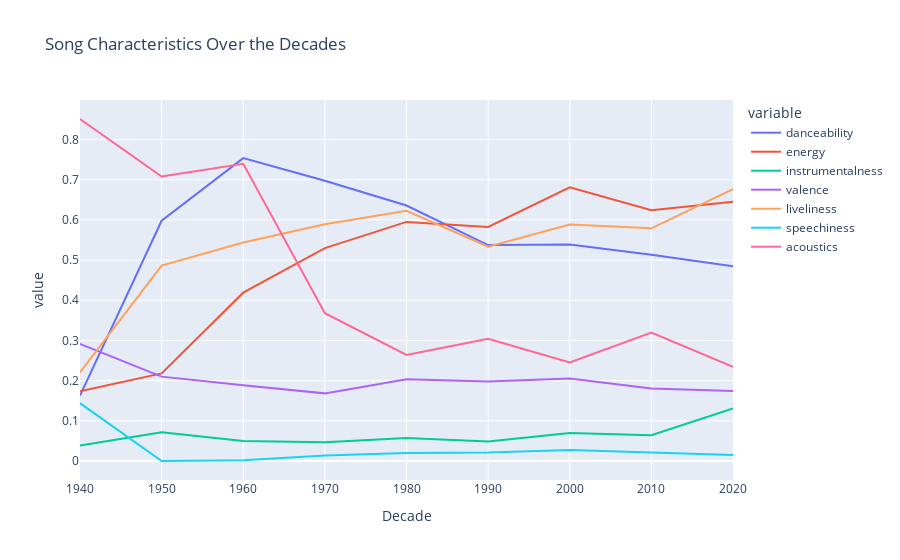

Notebook code cell kept with this figure:
### Code cell
sound_features = ['danceability', 'energy', 'instrumentalness', 'valence', 'liveliness', 'speechiness', 'acoustics']
col_names = ['Decade']
col_names.extend(sound_features)

df_music_features = (df.sample(.2, seed=42)
                       .groupBy(F.round(F.year(df.Release_date), -1))
                       .agg({feature: 'mean' for feature in sound_features})
                       .toDF(*col_names)
                       .orderBy('Decade')
                       .toPandas()
                       .dropna(axis=0)
                    )
fig = px.line(df_music_features, x='Decade', y=sound_features, title='Song Characteristics Over the Decades')
fig.show()

### Figure 1 — Plotly figure (JSON) as saved in the notebook; plotly's stock layout.template omitted (floating-point values rounded to 4 significant figures)
{"data": [{"hovertemplate": "variable=danceability<br>Decade=%{x}<br>value=%{y}<extra></extra>", "legendgroup": "danceability", "line": {"color": "#636efa", "dash": "solid"}, "marker": {"symbol": "circle"}, "mode": "lines", "name": "danceability", "orientation": "v", "showlegend": true, "x": [1940, 1950, 1960, 1970, 1980, 1990, 2000, 2010, 2020], "xaxis": "x", "y": [0.163, 0.598, 0.7538, 0.6975, 0.6359, 0.5374, 0.539, 0.5131, 0.4849], "yaxis": "y", "type": "scatter"}, {"hovertemplate": "variable=energy<br>Decade=%{x}<br>value=%{y}<extra></extra>", "legendgroup": "energy", "line": {"color": "#EF553B", "dash": "solid"}, "marker": {"symbol": "circle"}, "mode": "lines", "name": "energy", "orientation": "v", "showlegend": true, "x": [1940, 1950, 1960, 1970, 1980, 1990, 2000, 2010, 2020], "xaxis": "x", "y": [0.1736, 0.218, 0.4189, 0.5299, 0.5951, 0.5827, 0.6813, 0.6239, 0.6452], "yaxis": "y", "type": "scatter"}, {"hovertemplate": "variable=instrumentalness<br>Decade=%{x}<br>value=%{y}<extra></extra>", "legendgroup": "instrumentalness", "line": {"color": "#00cc96", "dash": "solid"}, "marker": {"symbol": "circle"}, "mode": "lines", "name": "instrumentalness", "orientation": "v", "showlegend": true, "x": [1940, 1950, 1960, 1970, 1980, 1990, 2000, 2010, 2020], "xaxis": "x", "y": [0.03882, 0.07155, 0.04969, 0.04645, 0.05734, 0.0488, 0.06967, 0.06416, 0.1307], "yaxis": "y", "type": "scatter"}, {"hovertemplate": "variable=valence<br>Decade=%{x}<br>value=%{y}<extra></extra>", "legendgroup": "valence", "line": {"color": "#ab63fa", "dash": "solid"}, "marker": {"symbol": "circle"}, "mode": "lines", "name": "valence", "orientation": "v", "showlegend": true, "x": [1940, 1950, 1960, 1970, 1980, 1990, 2000, 2010, 2020], "xaxis": "x", "y": [0.2912, 0.21, 0.1886, 0.1683, 0.2037, 0.1977, 0.2054, 0.1805, 0.174], "yaxis": "y", "type": "scatter"}, {"hovertemplate": "variable=liveliness<br>Decade=%{x}<br>value=%{y}<extra></extra>", "legendgroup": "liveliness", "line": {"color": "#FFA15A", "dash": "solid"}, "marker": {"symbol": "circle"}, "mode": "lines", "name": "liveliness", "orientation": "v", "showlegend": true, "x": [1940, 1950, 1960, 1970, 1980, 1990, 2000, 2010, 2020], "xaxis": "x", "y": [0.2204, 0.4865, 0.544, 0.5894, 0.6226, 0.5335, 0.5885, 0.5792, 0.6764], "yaxis": "y", "type": "scatter"}, {"hovertemplate": "variable=speechiness<br>Decade=%{x}<br>value=%{y}<extra></extra>", "legendgroup": "speechiness", "line": {"color": "#19d3f3", "dash": "solid"}, "marker": {"symbol": "circle"}, "mode": "lines", "name": "speechiness", "orientation": "v", "showlegend": true, "x": [1940, 1950, 1960, 1970, 1980, 1990, 2000, 2010, 2020], "xaxis": "x", "y": [0.1439, 0, 0.002164, 0.01363, 0.01979, 0.02121, 0.02764, 0.02066, 0.01475], "yaxis": "y", "type": "scatter"}, {"hovertemplate": "variable=acoustics<br>Decade=%{x}<br>value=%{y}<extra></extra>", "legendgroup": "acoustics", "line": {"color": "#FF6692", "dash": "solid"}, "marker": {"symbol": "circle"}, "mode": "lines", "name": "acoustics", "orientation": "v", "showlegend": true, "x": [1940, 1950, 1960, 1970, 1980, 1990, 2000, 2010, 2020], "xaxis": "x", "y": [0.8512, 0.708, 0.7397, 0.368, 0.2642, 0.3042, 0.2451, 0.3196, 0.2342], "yaxis": "y", "type": "scatter"}], "layout": {"xaxis": {"anchor": "y", "domain": [0, 1], "title": {"text": "Decade"}}, "yaxis": {"anchor": "x", "domain": [0, 1], "title": {"text": "value"}}, "legend": {"title": {"text": "variable"}, "tracegroupgap": 0}, "title": {"text": "Song Characteristics Over the Decades"}}}
